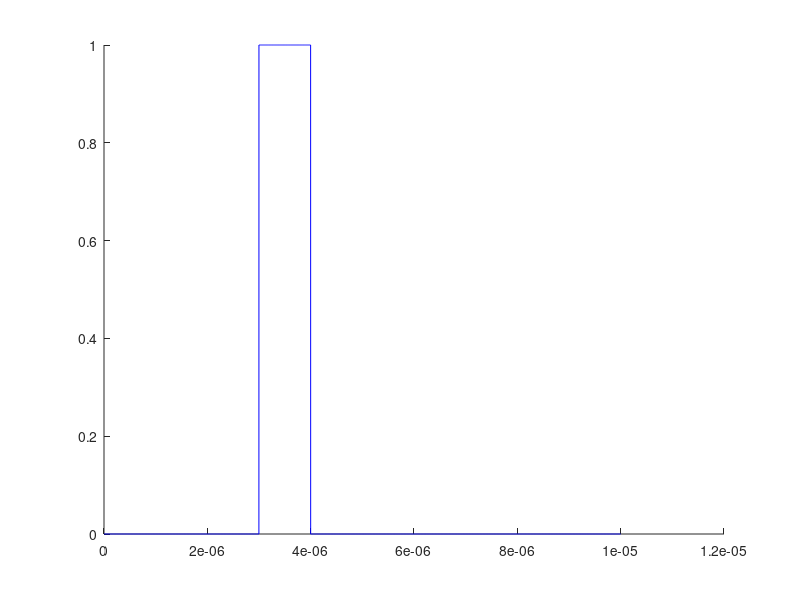

MATLAB code to generate this figure: (Note: this script raises an error after producing the figure.)
ts=1e-9;
T=1e-5;
tau=1e-6;
t=0:ts:T;
R=450;
c=3e8;
idx=round(tau/ts);
td=2*R/c;

backSignal=zeros(size(t));
backSignal(round(td/ts):round(td/ts)+idx)=1;
hold on;
plot(t,backSignal,'b');

[R, corrolationValues] = calcInputSignal(backSignal);
figure
plot(t,corrolationValues,'g');
grid on;
fprintf('Distance between sent signal and recive signal : %d',R);


function [R,corrolationValues]=calcInputSignal(backSignal)
    ts=1e-9;
    T=1e-5;
    tau=1e-6;
    t=0:ts:T;
    idx=round(tau/ts);

    corrolationValues=zeros(size(t));
    for i=1:round(T/ts)-idx
        sampleSignal=zeros(size(t));
        sampleSignal(i:i+idx-1)=1;
        corrolationValues(i)=sampleSignal*(backSignal');
    end
    [MaxCorrolation,maxPosition]=max(corrolationValues);
    Td=t(maxPosition);
    R=round(Td*3e8/2);
end